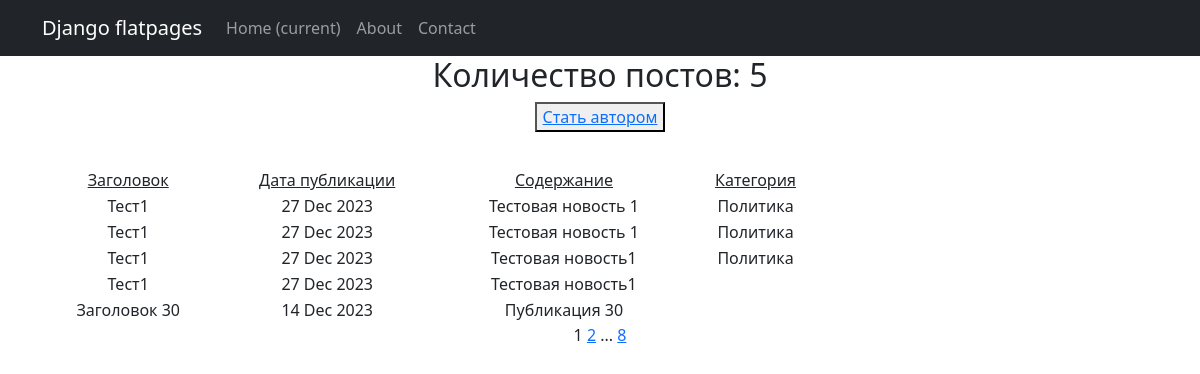
Page /news/ on the committed database.
### news_portal/models.py (models this page shows, shortened)
class Post(models.Model):
    author = models.ForeignKey(Author, default=1, on_delete=models.SET_DEFAULT,
                               verbose_name=pgettext_lazy('Author', 'Author'))
    type = models.CharField(max_length=7, choices=TYPE, verbose_name=pgettext_lazy('Type', 'Type'))
    time_in = models.DateTimeField(auto_now_add=True, verbose_name=pgettext_lazy('Time_in', 'Time_in'))
    category = models.ManyToManyField(Category, through='PostCategory',
                                      verbose_name=pgettext_lazy('Category', 'Category'))
    title = models.CharField(max_length=255, verbose_name=pgettext_lazy('Title', 'Title'))
    text = models.TextField(verbose_name=pgettext_lazy('Text', 'Text'))
    rating = models.IntegerField(default=0, verbose_name=pgettext_lazy('Rating', 'Rating'))

class Category(models.Model):
    name = models.CharField(max_length=40, unique=True,)
    subscribers = models.ManyToManyField(User, blank=True, null=True, related_name='categories')

### news_portal/views.py (the view)
# urls.py: path('news/', NewsList.as_view(), name='post_list'),
class NewsList(ListView):
    model = Post
    template_name = 'post_list.html'
    context_object_name = 'posts'
    ordering = '-time_in'
    paginate_by = 5
    def get_context_data(self, **kwargs):
        context = super().get_context_data(**kwargs)
        context['is_not_author'] = not self.request.user.groups.filter(name='authors').exists()
        return context

### templates/post_list.html (shortened to what this page needs)
{% extends 'default.html' %}
{% block content %}
{% if posts %}
    <h2>Количество постов: {{ posts|length }}</h2>
    {% if is_not_author %}
    <button><a href="{% url 'author_now' %}">Стать автором</a></button>
    {% endif %}
<table width="70%" style="margin-top: 35px">
    <tr>
        <td><u>Заголовок</u></td>
        <td><u>Дата публикации</u></td>
        <td><u>Содержание</u></td>
        <td><u>Категория</u></td>
    </tr>
    {% for post in posts %}
    <tr>
        <td>{{ post.title  }}</td>
        <td>{{ post.time_in|date:'d M Y' }}</td>
        <td>{{ post.text|truncatewords:20 }}</td>
        {% for cat in post.category.all %}
        <td>{{ cat.name }}</td>
        {% endfor %}
    </tr>
    {% endfor %}
</table>
{% else %}
<h3>Публикаций нет!</h3>
{% endif %}
   {{ page_obj.number }}
   {% if page_obj.has_next %}
       <a href="?page={{ page_obj.next_page_number }}">{{ page_obj.next_page_number }}</a>
       {% if paginator.num_pages != page_obj.next_page_number %}
           ...
           <a href="?page={{ page_obj.paginator.num_pages }}">{{ page_obj.paginator.num_pages }}</a>
       {% endif %}
   {% endif %}
{% endblock content %}

### rows in the picture
Post: title "Тест1", time_in "27 Dec 2023", text "Тестовая новость 1"
Category: name "Политика"
Post: title "Тест1", time_in "27 Dec 2023", text "Тестовая новость 1"
Post: title "Тест1", time_in "27 Dec 2023", text "Тестовая новость1"
Post: title "Тест1", time_in "27 Dec 2023", text "Тестовая новость1"
Post: title "Заголовок 30", time_in "14 Dec 2023", text "Публикация 30"

### other values in the picture
{{ posts|length }} "5"
{{ page_obj.number }} "1"
{{ page_obj.next_page_number }} "2"
{{ page_obj.paginator.num_pages }} "8"
